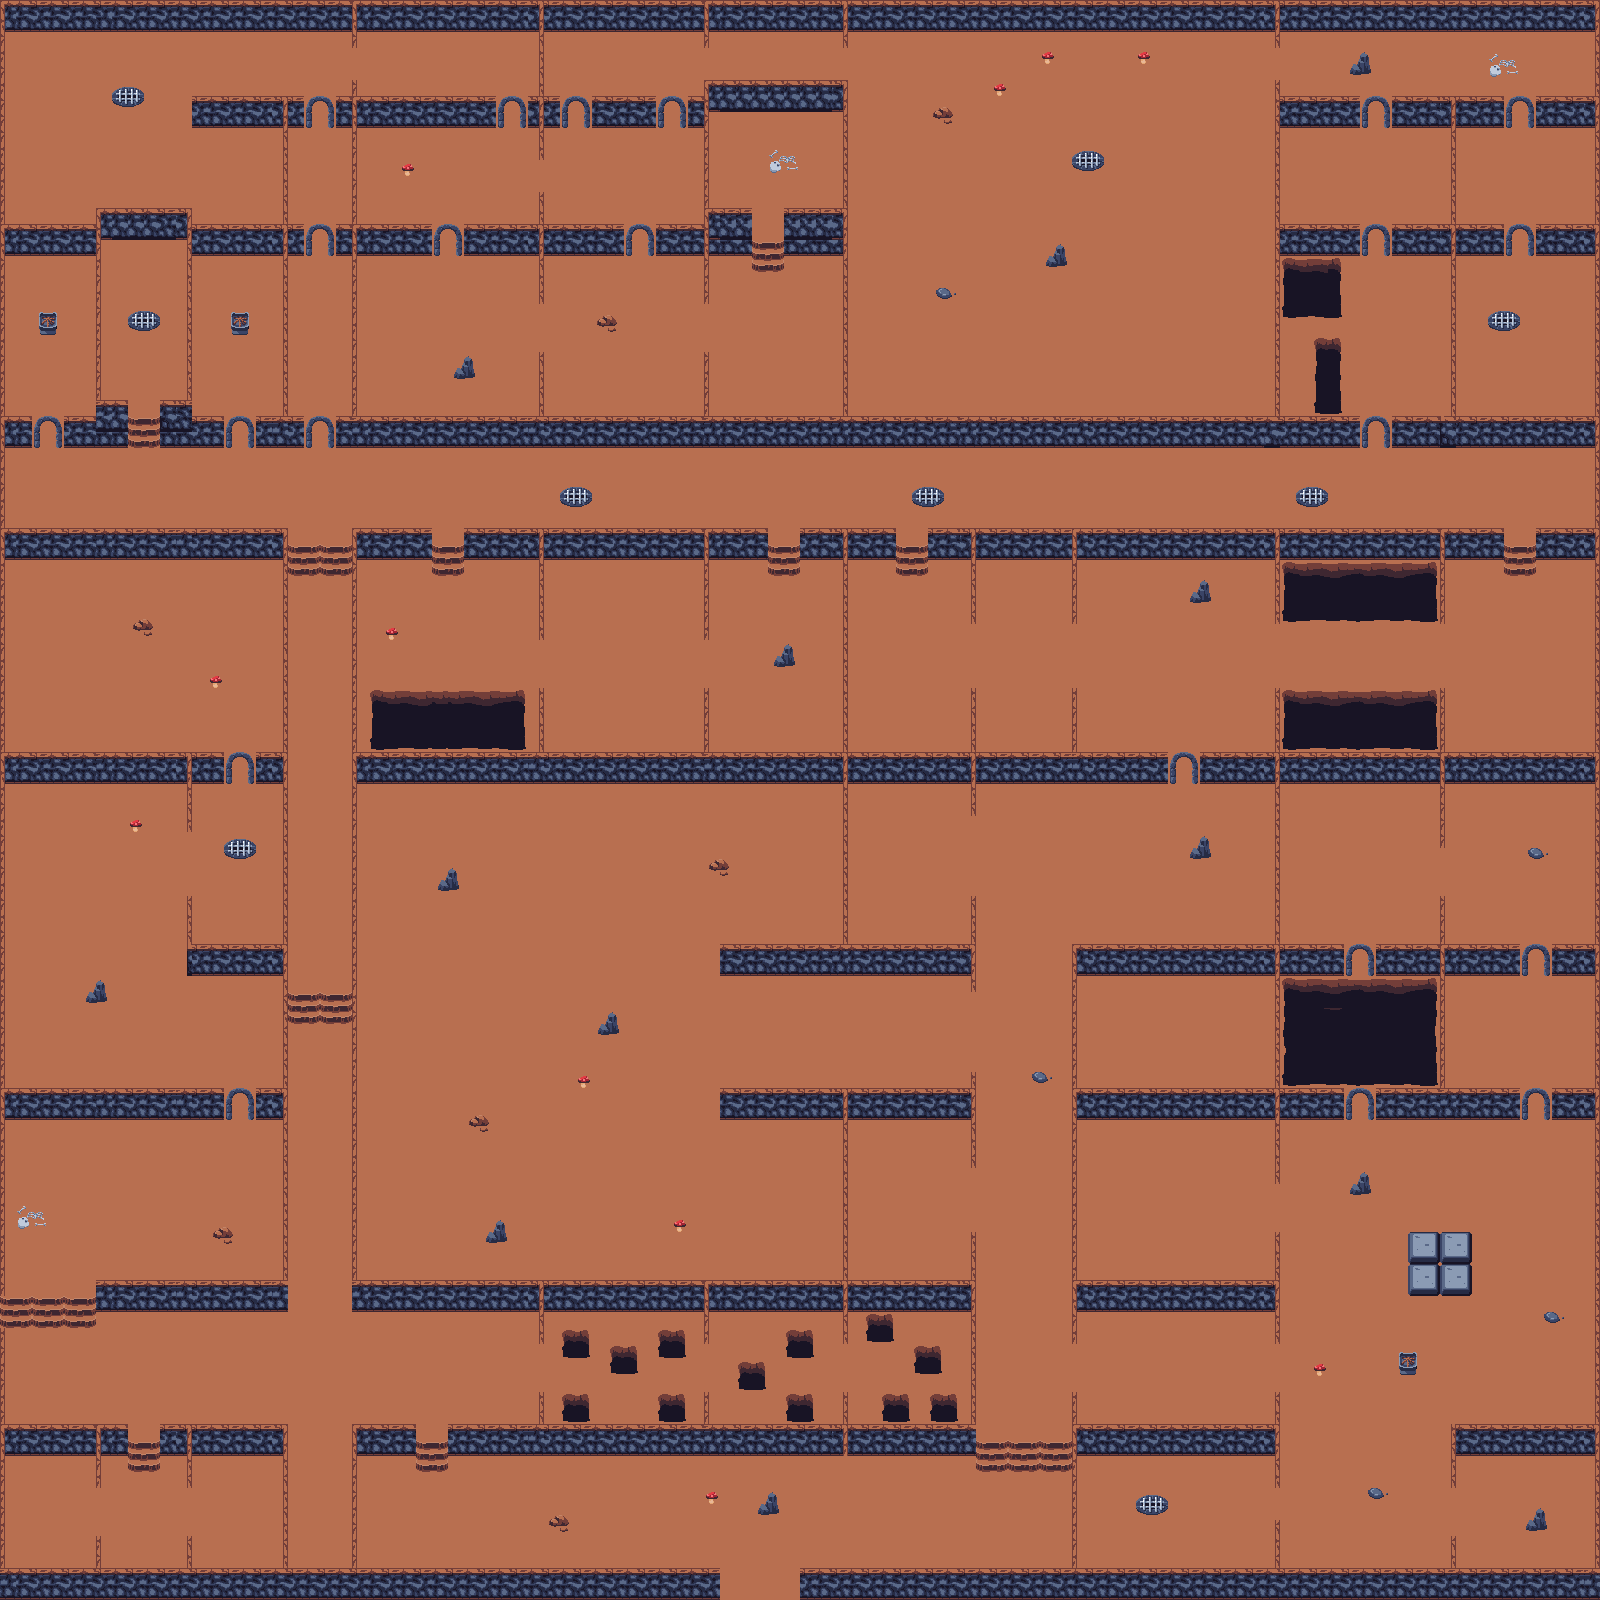

Tiled map render using the project's own tile images. Description and the map definition, with tile-layer contents summarised, below:
An orthogonal 100x100 tile map with 16x16 px tiles, 4 tile layers (YYY, background, mur, objets), 2 tilesets and 161 objects (141x collisions, 15x coffre, darkgob_path1, d_path1, zoz_path1, ...).

<map version="1.5" tiledversion="1.7.2" orientation="orthogonal" renderorder="right-down" width="100" height="100" tilewidth="16" tileheight="16" infinite="0" nextlayerid="8" nextobjectid="176">
 <tileset firstgid="1" source="dungeon.tsx" />
 <tileset firstgid="257" source="asset_dungeon.tsx" />
 <layer id="7" name="YYY" width="100" height="100">
  <data>[10000 cells, 323 non-empty, 4 distinct tile ids]</data>
 </layer>
 <layer id="1" name="background" width="100" height="100">
  <data>[10000 cells, 10000 non-empty, 4 distinct tile ids]</data>
 </layer>
 <layer id="2" name="mur" width="100" height="100">
  <data>[10000 cells, 2694 non-empty, 71 distinct tile ids]</data>
 </layer>
 <layer id="3" name="objets" width="100" height="100">
  <data>[10000 cells, 198 non-empty, 30 distinct tile ids]</data>
 </layer>
 <objectgroup id="5" name="objets">
  <object id="153" name="sachet" type="coffre" x="38.6667" y="1507.17" width="14.3333" height="18.5" />
  <object id="155" name="null" type="coffre" x="236.5" y="1508.33" width="15.3333" height="20" />
  <object id="156" name="null" type="coffre" x="121.667" y="1183.5" width="17.3333" height="19.5" />
  <object id="157" name="tresor" type="coffre" x="25" y="584.833" width="17.1667" height="17.3333" />
  <object id="158" name="null" type="coffre" x="135.333" y="256" width="14.8333" height="16.8333" />
  <object id="159" name="sachet" type="coffre" x="28.6667" y="68.6667" width="20" height="22" />
  <object id="160" name="null" type="coffre" x="938" y="1320.67" width="18.6667" height="22.6667" />
  <object id="161" name="tresor" type="coffre" x="1562" y="1472" width="22" height="24" />
  <object id="162" name="null" type="coffre" x="1288.67" y="383.333" width="18" height="22.6667" />
  <object id="163" name="tresor" type="coffre" x="1565.33" y="52.6667" width="20" height="26" />
  <object id="164" name="sachet" type="coffre" x="724" y="143.333" width="20" height="26" />
  <object id="165" name="sachet" type="coffre" x="387.333" y="376.667" width="20" height="25.3333" />
  <object id="166" name="null" type="coffre" x="385.333" y="1008" width="20" height="25.3333" />
  <object id="167" name="tresor" type="coffre" x="896.833" y="863.5" width="13.8333" height="14.3333" />
  <object id="169" name="sachet" type="coffre" x="1014.67" y="710.667" width="20" height="23.3333" />
  <object id="173" name="darkgob_path1" x="497.333" y="998.667" width="28" height="41.3333" />
  <object id="174" name="d_path1" x="1417.33" y="1234.67" width="14.6667" height="17.3333" />
  <object id="175" name="zoz_path1" x="1120" y="246.667" width="25.3333" height="34.6667" />
 </objectgroup>
 <objectgroup id="4" name="Collision">
  <object id="2" type="collisions" x="0" y="4.28571" width="1601.43" height="27.1429" />
  <object id="3" type="collisions" x="192.857" y="97.1429" width="113.714" height="31.4286" />
  <object id="4" type="collisions" x="334.095" y="98.5714" width="163.333" height="27.1429" />
  <object id="5" type="collisions" x="526.19" y="98.5714" width="36.1905" height="25.7143" />
  <object id="6" type="collisions" x="588.476" y="97.1429" width="70.0952" height="28.5714" />
  <object id="7" type="collisions" x="685.429" y="97.1429" width="18.8571" height="27.1429" />
  <object id="8" type="collisions" x="704.286" y="84.2857" width="144.286" height="22.8571" />
  <object id="9" type="collisions" x="702.857" y="211.429" width="47.1429" height="41.4286" />
  <object id="10" type="collisions" x="785.714" y="212.857" width="60" height="40" />
  <object id="11" type="collisions" x="653.81" y="228.571" width="51.9048" height="27.1429" />
  <object id="12" type="collisions" x="460.286" y="230" width="165.714" height="25.4286" />
  <object id="13" type="collisions" x="332.571" y="230" width="102" height="22.8571" />
  <object id="14" type="collisions" x="187.143" y="228.571" width="119.524" height="24.2857" />
  <object id="15" type="collisions" x="97.1429" y="210" width="91.4286" height="30" />
  <object id="16" type="collisions" x="-1.42857" y="228.571" width="100" height="28.5714" />
  <object id="17" type="collisions" x="1.42857" y="418.571" width="33.9048" height="28.2857" />
  <object id="18" type="collisions" x="60.1905" y="421.429" width="38.0952" height="24.2857" />
  <object id="19" type="collisions" x="97.1429" y="404.286" width="30" height="41.4286" />
  <object id="20" type="collisions" x="160.857" y="405.714" width="27.7143" height="41.4286" />
  <object id="21" type="collisions" x="188.571" y="418.571" width="38.5714" height="30" />
  <object id="22" type="collisions" x="252.762" y="420" width="51.9048" height="27.1429" />
  <object id="23" type="collisions" x="333.429" y="418.571" width="1028.29" height="30" />
  <object id="24" type="collisions" x="1388.48" y="420" width="210.095" height="26.8571" />
  <object id="25" type="collisions" x="1277.14" y="227.143" width="84.6667" height="28.1905" />
  <object id="26" type="collisions" x="1389.9" y="224.19" width="116.762" height="30" />
  <object id="27" type="collisions" x="1533.14" y="224.286" width="61.1429" height="31.1429" />
  <object id="28" type="collisions" x="1277.14" y="98.5714" width="86.0952" height="30.381" />
  <object id="29" type="collisions" x="1389.9" y="98.5714" width="116.571" height="30" />
  <object id="30" type="collisions" x="1533.52" y="98.0952" width="65.0476" height="30.1905" />
  <object id="31" type="collisions" x="1.42857" y="527.143" width="284.286" height="28.5714" />
  <object id="32" type="collisions" x="355.714" y="530" width="74.2857" height="30" />
  <object id="33" type="collisions" x="462.857" y="532.857" width="305.714" height="21.4286" />
  <object id="34" type="collisions" x="800" y="532.857" width="94.2857" height="21.4286" />
  <object id="35" type="collisions" x="928.571" y="531.429" width="575.714" height="24.2857" />
  <object id="36" type="collisions" x="1535.71" y="532.857" width="62.8571" height="24.5714" />
  <object id="37" type="collisions" x="1196.57" y="754.286" width="402" height="27.1429" />
  <object id="38" type="collisions" x="354.286" y="755.714" width="816.381" height="26.1905" />
  <object id="39" type="collisions" x="252.762" y="755.714" width="32.9524" height="27.1429" />
  <object id="40" type="collisions" x="0" y="755.333" width="225.333" height="26.0952" />
  <object id="41" type="collisions" x="190" y="950" width="95.7143" height="24.2857" />
  <object id="42" type="collisions" x="252.571" y="1091.43" width="33.1429" height="28.381" />
  <object id="43" type="collisions" x="4.28571" y="1090" width="221.714" height="28.5714" />
  <object id="44" type="collisions" x="720" y="943.143" width="254.286" height="31.2857" />
  <object id="45" type="collisions" x="1072.86" y="947.143" width="273.81" height="28.5714" />
  <object id="46" type="collisions" x="1372.86" y="947.143" width="150.286" height="28.5714" />
  </objectgroup>
</map>
<!-- 98 of 161 objects omitted -->
